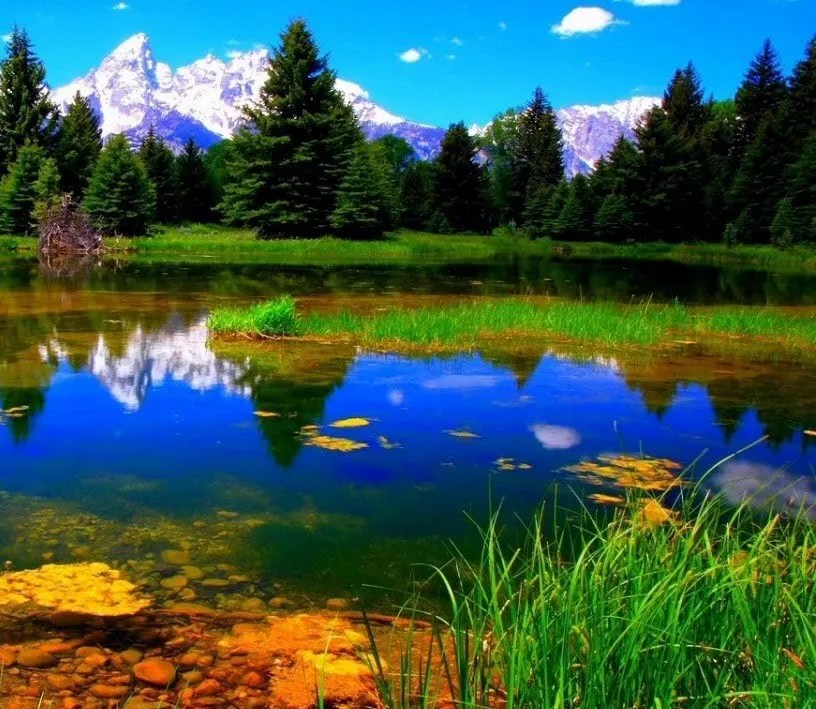
#> input picture data/left.jpg, 816 x 709 px
$ jupyter execute --allow-errors 'Generate Overlapping.ipynb'
#> lines starting #> are read from the running program, lines starting #| are printed output that depends on the picture
[cell 1]
from PIL import Image
import numpy as np

def create_image_grid(input_image_path, grid_size, overlap_ratio=0.5):
    """
    Create a grid of overlapping images from an input image.

    Args:
        input_image_path (str): Path to the input image.
        grid_size (int): Number of images in the grid horizontally and vertically.
        overlap_ratio (float): Ratio of overlap between adjacent images (between 0 and 1).

    Returns:
        list: A list of PIL Image objects representing the overlapping image grid.
    """
#> called with input_image_path = 'data/left.jpg', grid_size = 3, overlap_ratio = 0.3
    # Load the input image
    input_image = Image.open(input_image_path)
#> input_image is the input picture: PIL image 816x709 RGB; mean R, G, B 57.5, 90.7, 78.6
    width, height = input_image.size
#> width = 816; height = 709

    # Calculate the size of each grid image
    grid_image_width = width // grid_size
#> grid_image_width = 272
    grid_image_height = height // grid_size
#> grid_image_height = 236

    # Calculate the overlap size
    overlap_width = int(grid_image_width * overlap_ratio)
#> overlap_width = 81
    overlap_height = int(grid_image_height * overlap_ratio)
#> overlap_height = 70

    # Create a list to store the grid images
    grid_images = []

    # Iterate over the grid and extract overlapping images
    for row in range(grid_size):
        for col in range(grid_size):
            left = col * grid_image_width - overlap_width
            right = left + grid_image_width + overlap_width
            top = row * grid_image_height - overlap_height
            bottom = top + grid_image_height + overlap_height

            # Crop the input image to get the grid image
            grid_image = input_image.crop((left, top, right, bottom))
            grid_images.append(grid_image)
#> after the loop, grid_images = 9 items

    return grid_images

# Example usage
input_image_path = "data/left.jpg"
grid_size = 3
overlap_ratio = 0.3

grid_images = create_image_grid(input_image_path, grid_size, overlap_ratio)
#> grid_images = 9 items

# Save the grid images
for i, image in enumerate(grid_images):
    image.save(f"outputs/grid_image_{i}.jpg")
#> this loop made 9 passes
#> pass 1, `image.save(f"outputs/grid_image_{i}.jpg")`:
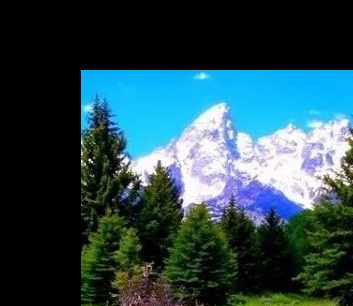
#> saved as grid_image_0.jpg: PIL image 353x306 RGB; mean R, G, B 42.3, 71.4, 77.9
#> pass 2, `image.save(f"outputs/grid_image_{i}.jpg")`:
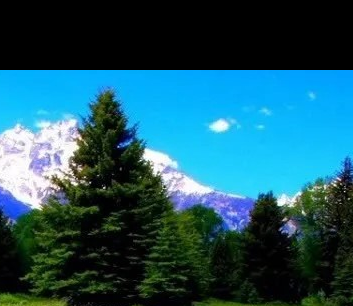
#> saved as grid_image_1.jpg: PIL image 353x306 RGB; mean R, G, B 30.9, 84.3, 98.8

[cell 2]
import matplotlib.pyplot as plt
import os

# Assuming images is a list of your 9 images
images = []
for filename in os.listdir('outputs'):
    if filename.endswith('.jpg') or filename.endswith('.png'):  # Add or modify to suit your image file types
        img = Image.open(os.path.join('outputs', filename))
        images.append(img)

fig, axs = plt.subplots(3, 3, figsize=(10, 10))

#> (the rest of this cell did not finish here and is left out)
